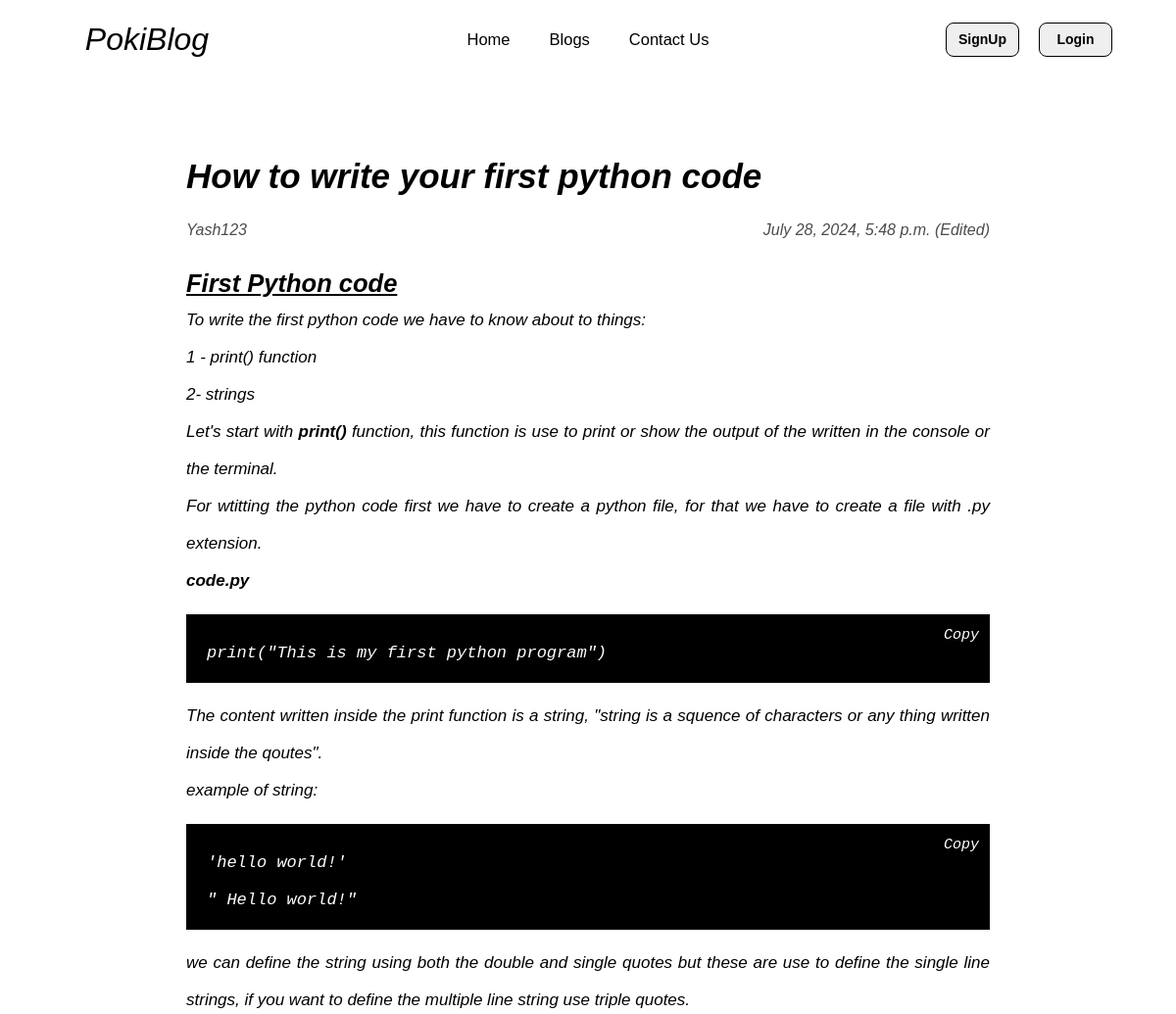
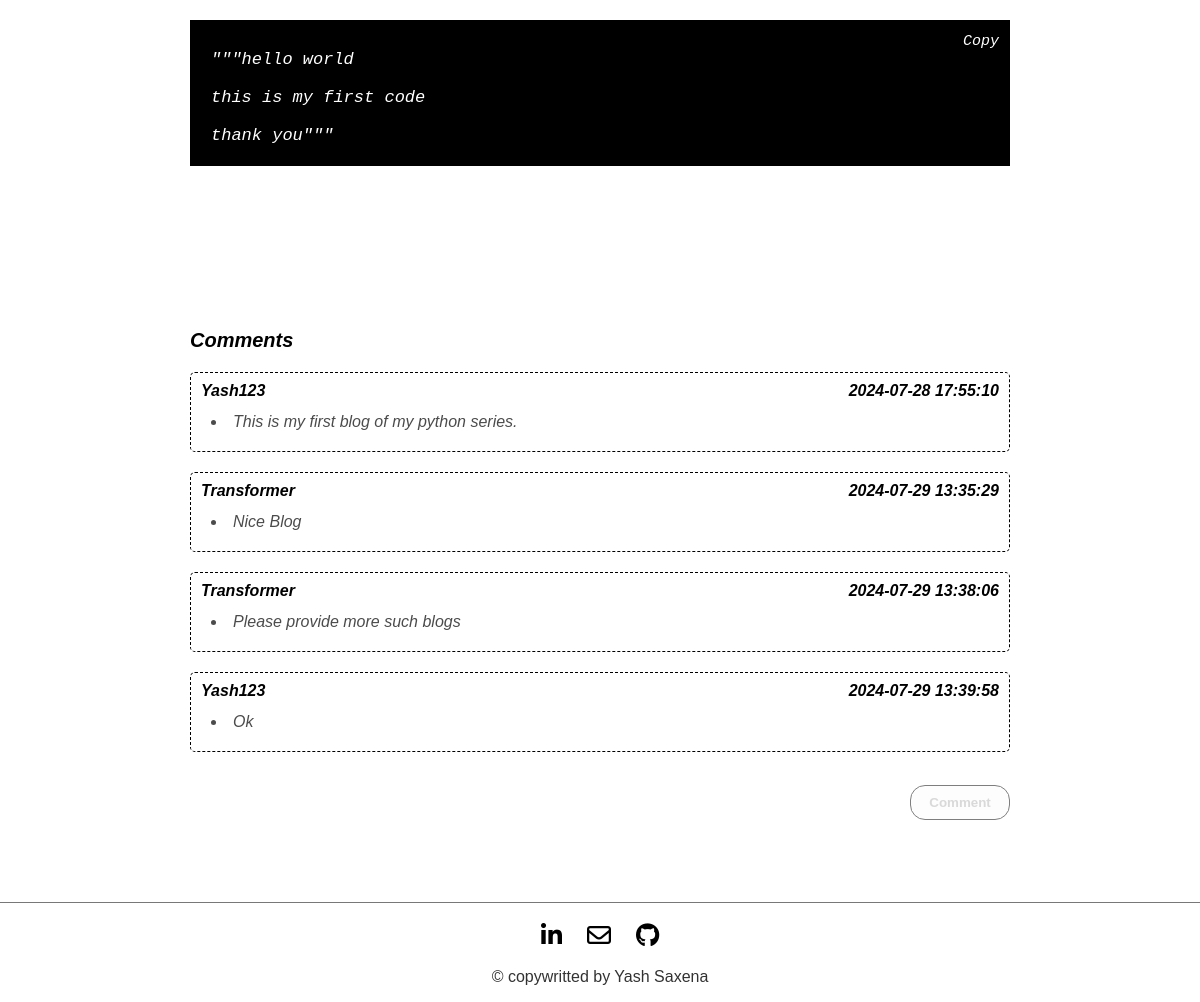
Page /blogdetail/16 on the committed database (2 pictures, top to bottom).
### blog/models.py (models this page shows)
class Blog(models.Model):
    title = models.CharField(max_length=150)
    content = HTMLField()
    created_at = models.DateTimeField(default=datetime.datetime.now(),blank=True)
    comments = models.TextField()
    author = models.CharField(max_length=150)
    updated_at = models.DateTimeField(default=datetime.datetime.now())
    comments_count = models.IntegerField(default=0)
    is_updated = models.BooleanField(default=False)

### blog/views.py (the view, shortened to what this page needs)
# urls.py: path('blogdetail/<int:id>',views.Blogdetail,name='blogdetail'),
def Blogdetail(request,id):
    status,show = is_loggedin(request)
    blog_detail = Blog.objects.get(id=id)
    comments = eval(blog_detail.comments)
    return render(request,'blog/blog_detail.html',{'blogdetail':blog_detail,'show':show,'status':status,"comments":comments})

### blog/views.py (called while the page is built)
def is_loggedin(request):
    status = request.user.is_authenticated
    if status:
        show = request.user.username[0].upper()
    else:
        show = None
    return status,show

### blog/templates/blog/blog_detail.html (shortened to what this page needs)
{% extends "base.html" %}
{% load static %}
{% block style %}
{{ block.super }}
<link rel="stylesheet" href="{% static 'blog/css/blogdetail.css' %}">
{% endblock style %}
{% block content %}
<main class="main-container">
    <div class="blogdetail-container">
        <div class="blog">
            <p class='blog-title'>{{blogdetail.title|capfirst}}</p>
            <div class='blog-author'>
                <p>{{blogdetail.author}}</p>
                {% if blogdetail.is_updated %}
                    <p>{{blogdetail.updated_at}} (Edited)</p>
                {% else %}
                    <p>{{blogdetail.created_at}}</p>
                {% endif %}
            </div>
            <div class='blog-content'>{{blogdetail.content|safe}}</div>
        </div>
        <div class="comments-container">
            <p class='comment'>Comments</p>
                {% if comments %}
                {% for comment in comments %}
                    <div class="comment-container">
                        <div class='comment-user'>
                            <p>{{comment.0|capfirst}}</p>
                            <p>{{comment.2}}</p>
                        </div>
                       <div class='comment-content'>
                            <li>{{comment.1|capfirst}}</li>
                       </div>
                    </div>
                {% endfor %}
                {% else %}
                <p class='no-comment'> No Comment Yet!!</p>
                {% endif %}
            <div class="add-comment">
                {% if status %}
                    <a href="#comment-ADD" class='active'><input type="submit" value="Comment" class='add-button-comment'></a>
                {% else %}
                    <input type="submit" value="Comment" class='add-button-comment blur' disabled>
                {% endif %}
            </div>
        </div>
    </div>
    {% include "footer.html" %}
</main>
{% endblock content %}

### blog/static/blog/css/style.css (style rules this page uses)
* { padding: 0px; margin: 0px; box-sizing: border-box; }
.main-container { width: 100vw; height: 100vh; max-height: max-content; }

### blog/static/blog/css/blogdetail.css (style rules this page uses)
.main-container { width: 100%; height: 100vh; max-height: max-content; }
.blogdetail-container { width: 100%; height: max-content; display: flex; flex-direction: column; justify-content: center; align-items: center; }
.blog { width: 75%; height: max-content; margin-top: 40px; margin-bottom: 30px; padding: 40px; display: flex; flex-direction: column; gap: 20px; }
.blog-author { display: flex; width: 100%; height: 30px; justify-content: space-between; align-items: center; }
.blog-author p { font-family: 'Trebuchet MS', 'Lucida Sans Unicode', 'Lucida Grande', 'Lucida Sans', Arial, sans-serif; font-style: italic; opacity: 0.7; }
.blog-title { font-family: 'Trebuchet MS', 'Lucida Sans Unicode', 'Lucida Grande', 'Lucida Sans', Arial, sans-serif; font-style: italic; font-weight: 900; font-size: 35px; }
.blog-content { font-family: 'Trebuchet MS', 'Lucida Sans Unicode', 'Lucida Grande', 'Lucida Sans', Arial, sans-serif!important; text-align: justify!important; font-size: 17px!important; line-height:38px!important; font-style: italic!important; }
.blog-content code { position: relative; border: 1px solid black; background-color: black; color: white; padding: 10px; padding-top: 20px; padding-left: 20px; display: block; margin-top: 15px; margin-bottom: 15px; cursor: pointer; }
.comments-container { width: 75%; height: max-content; margin-bottom: 30px; padding: 40px; display: flex; flex-direction: column; gap: 20px; }
.comment { font-family: 'Trebuchet MS', 'Lucida Sans Unicode', 'Lucida Grande', 'Lucida Sans', Arial, sans-serif; font-style: italic; font-weight: 900; font-size: 20px; }
.comment-container { width: 100%; height: max-content; display: flex; flex-direction: column; border: 1px dashed black; border-radius: 5px; padding: 10px; gap: 5px; font-family: 'Trebuchet MS', 'Lucida Sans Unicode', 'Lucida Grande', 'Lucida Sans', Arial, sans-serif; }
.comment-user { width: 100%; height: 15px; display: flex; justify-content: space-between; align-items: center; font-style: italic; font-weight: bold; }
.comment-content { width: 100%; height: max-content; padding: 10px; }
.comment-content li { opacity: 0.7; font-style: italic; }
.add-comment { width: 100%; height: 60px; padding: 20px; padding-right: 0px; display: flex; justify-content: flex-end; align-items: center; }
.add-button-comment { width: 100px; height: 35px; font-weight: bold; font-family: 'Trebuchet MS', 'Lucida Sans Unicode', 'Lucida Grande', 'Lucida Sans', Arial, sans-serif; border: 1px solid black; border-radius: 15px; cursor: pointer; transition: all; transition-duration: 0.5s; }
.blur { opacity: 0.5; }

### rows in the picture
Blog: title "How to write your first python code", author "Yash123", updated_at "July 28, 2024, 5:48 p.m.", content "First Python code To write the first python code we have to know about to things: 1 - print() function 2- strings Let's start with print() function, this function is use to print or show the output of the written in the console or the terminal. For wtitting the python code first we have to create a python file, for that we have to create a file with .py extension. code.py print(\"This is my first python program\") The content written inside the print function is a string, \"string is a squence of characters or any thing written inside the qoutes\". example of string: 'hello world!' \" Hello world!\" we can define the string using both the double and single quotes but these are use to define the…"

### other values in the picture
{{ comment.0|capfirst }} "Yash123" "Transformer" "Transformer" "Yash123"
{{ comment.2 }} "2024-07-28 17:55:10" "2024-07-29 13:35:29" "2024-07-29 13:38:06" "2024-07-29 13:39:58"
{{ comment.1|capfirst }} "This is my first blog of my python series." "Nice Blog" "Please provide more such blogs" "Ok"
